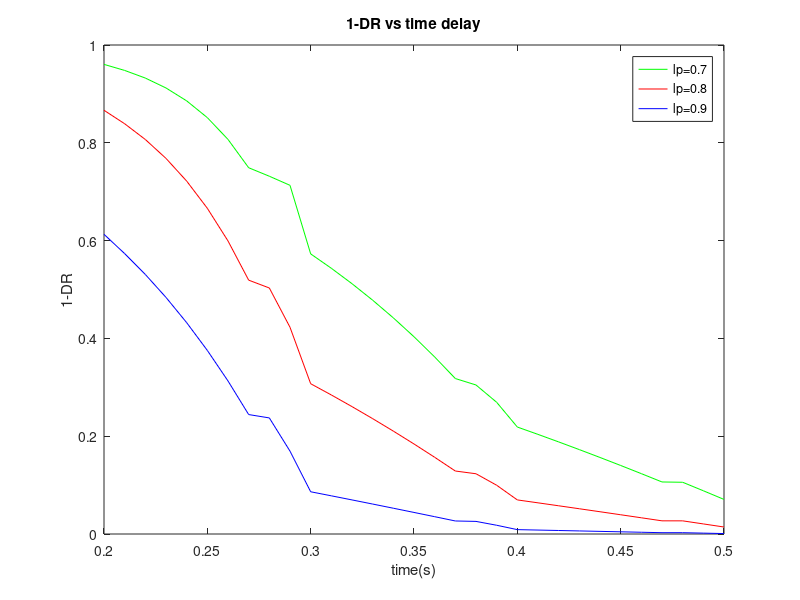
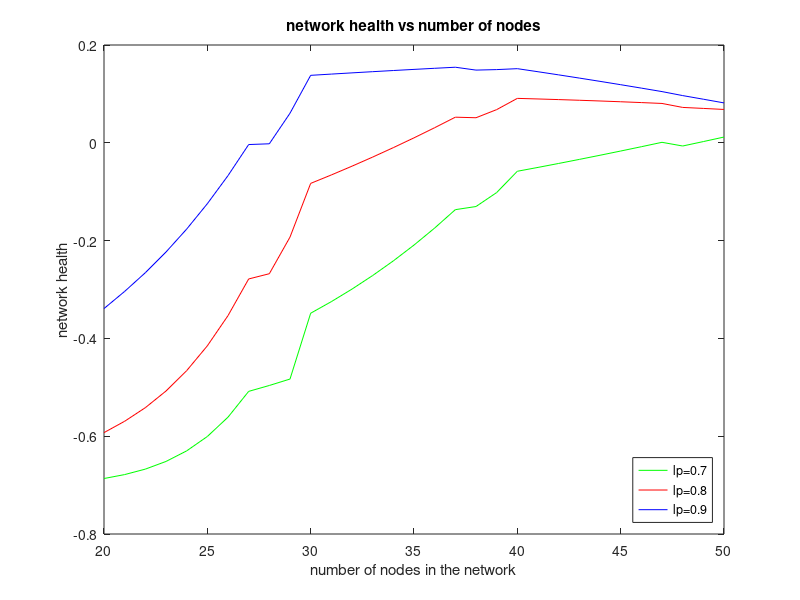

These figures' MATLAB source, in order:
figure(1);

x=[0.2;
0.21;
0.22;
0.23;
0.24;
0.25;
0.26;
0.27;
0.28;
0.29;
0.3;
0.31;
0.32;
0.33;
0.34;
0.35;
0.36;
0.37;
0.38;
0.39;
0.4;
0.41;
0.42;
0.43;
0.44;
0.45;
0.46;
0.47;
0.48;
0.49;
0.5;];

y1=[0.9603728;
0.9480017;
0.9324021;
0.9121228;
0.88576;
0.851488;
0.806934;
0.749014;
0.731638;
0.713059;
0.572831;
0.543418;
0.51188;
0.47812;
0.442005;
0.403381;
0.36208;
0.317917;
0.304754;
0.26933;
0.218748;
0.203714;
0.188313;
0.172576;
0.156518;
0.14014;
0.123441;
0.106416;
0.1058;
0.088434;
0.070729;];

plot(x,y1,'Color', 'green');

y2=[0.866498;
0.838957;
0.806749;
0.768098;
0.721718;
0.666062;
0.599274;
0.519129;
0.5031;
0.422768;
0.307322;
0.284342;
0.260523;
0.235886;
0.210419;
0.184101;
0.156905;
0.128802;
0.12321;
0.099714;
0.069705;
0.063744;
0.057717;
0.051642;
0.045525;
0.039368;
0.03317;
0.026933;
0.026898;
0.02062;
0.014301;];

hold on;
plot(x,y2,'Color', 'red');

y3=[0.612838;
0.573404;
0.530745;
0.483819;
0.432201;
0.375421;
0.312963;
0.244259;
0.237389;
0.16943;
0.086373;
0.078086;
0.069709;
0.061252;
0.052718;
0.044107;
0.035417;
0.026648;
0.025773;
0.017881;
0.008952;
0.008062;
0.007169;
0.006275;
0.005379;
0.004483;
0.003586;
0.002689;
0.002696;
0.001798;
0.000898;];

hold on;
plot(x, y3, 'Color', 'blue');

legend('lp=0.7', 'lp=0.8', 'lp=0.9');
title('1-DR vs time delay');
ylabel('1-DR');
xlabel('time(s)');

figure(2);

n=[20;
21;
22;
23;
24;
25;
26;
27;
28;
29;
30;
31;
32;
33;
34;
35;
36;
37;
38;
39;
40;
41;
42;
43;
44;
45;
46;
47;
48;
49;
50;];

nh=[-0.6865328;
-0.6784691;
-0.6673197;
-0.6516334;
-0.6300064;
-0.600613;
-0.5610804;
-0.5083246;
-0.4962556;
-0.4831264;
-0.348491;
-0.3248134;
-0.2991536;
-0.2714146;
-0.2414634;
-0.209146;
-0.1742944;
-0.1367236;
-0.1302956;
-0.1017494;
-0.058188;
-0.0503174;
-0.0422226;
-0.0339346;
-0.0254684;
-0.016825;
-0.0080034;
0.0010014;
-0.0065456;
0.0025146;
0.011771;];

plot(n, nh, 'Color', 'green');

nh=[-0.592658;
-0.5694244;
-0.5416666;
-0.5076086;
-0.4659644;
-0.415187;
-0.3534204;
-0.2784396;
-0.2677176;
-0.1928354;
-0.082982;
-0.0657374;
-0.0477966;
-0.0291806;
-0.0098774;
0.010134;
0.0308806;
0.0523914;
0.0512484;
0.0678666;
0.090855;
0.0896526;
0.0883734;
0.0869994;
0.0855246;
0.083947;
0.0822676;
0.0804844;
0.0723564;
0.0703286;
0.068199;];

hold on;
plot(n, nh, 'Color', 'red');

nh=[-0.338998;
-0.3038714;
-0.2656626;
-0.2233296;
-0.1764474;
-0.124546;
-0.0671094;
-0.0035696;
-0.0020066;
0.0605026;
0.137967;
0.1405186;
0.1430174;
0.1454534;
0.1478236;
0.150128;
0.1523686;
0.1545454;
0.1486854;
0.1496996;
0.151608;
0.1453346;
0.1389214;
0.1323664;
0.1256706;
0.118832;
0.1118516;
0.1047284;
0.0965584;
0.0891506;
0.081602;];

hold on;
plot(n, nh, 'Color', 'blue');

legend('lp=0.7', 'lp=0.8', 'lp=0.9', 'location', 'southeast');
title('network health vs number of nodes');
ylabel('network health');
xlabel('number of nodes in the network');

